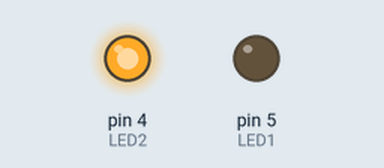
Simulated run of this sketch. Board: Arduino Uno, built with avr-gcc and run on an emulated ATmega328P. On the bench: output pins drawn as LEDs (lit = HIGH).

Above: at 0.1 s.
Timing chart, 0 to 1.6 s (numbered marks = the images above):
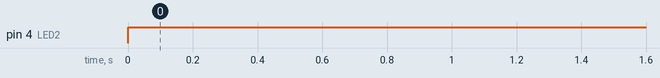

Measured:
- by itself, pin 4 (LED2): LOW → HIGH at 0.00 s

The sketch:

if_else_tutorial.ino
```cpp
int x = 6;
int LED1 = 5;  // This is the red LED
int LED2 = 4;  // This is the green LED

void setup() {
  pinMode (4, OUTPUT);
  pinMode (5, OUTPUT);
}

void loop() {

  if (x == 2) {
    digitalWrite (LED1, HIGH);
    digitalWrite (LED2, LOW);
  }


  else {
    digitalWrite (LED1, LOW);
    digitalWrite (LED2, HIGH);
  }

}
```
